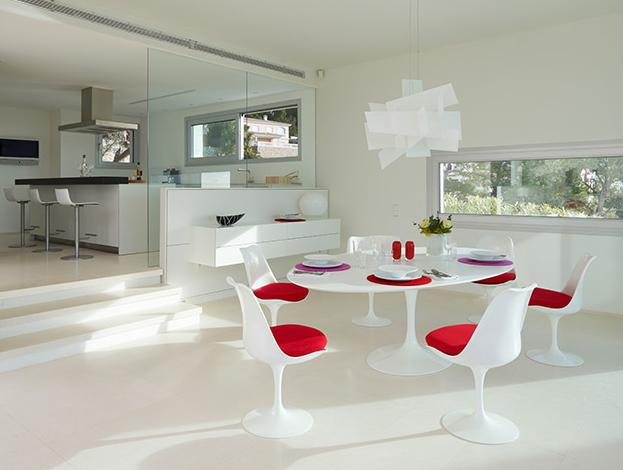
%> input picture Deliverable 2/Laboratory 2 - Edges and contours/images/sillas.jpg, 623 x 470 px
$ octave practicum2_1_2.m   (GNU Octave 9; MATLAB toolbox functions it lacks are replaced by stand-ins)
%> lines starting %> are read from the running program, lines starting %| are printed output that depends on the picture
% 1.2 displaying color images

% read sillas.jpg
sillas = imread('images/sillas.jpg');
%> sillas is the input picture: size 470x623x3 uint8; mean R, G, B 178.6, 177.7, 167.2

% read different channels and display them
red_sillas = sillas(:,:,1);
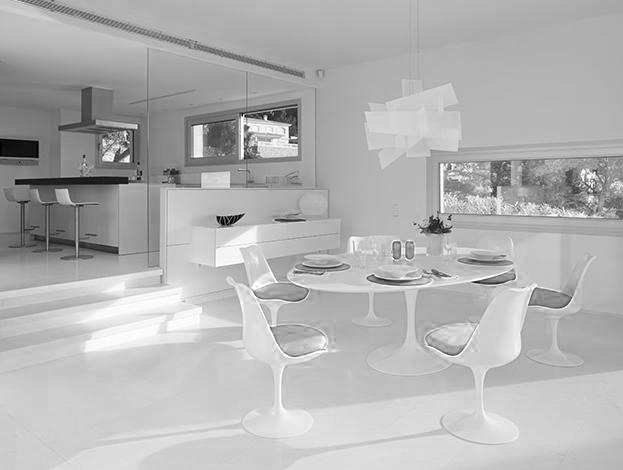
%> red_sillas: size 470x623 uint8; min 0, max 255, mean 178.6
figure, imshow(red_sillas)
imwrite(red_sillas, 'red_sillas.jpg','jpg')
green_sillas = sillas(:,:,2);
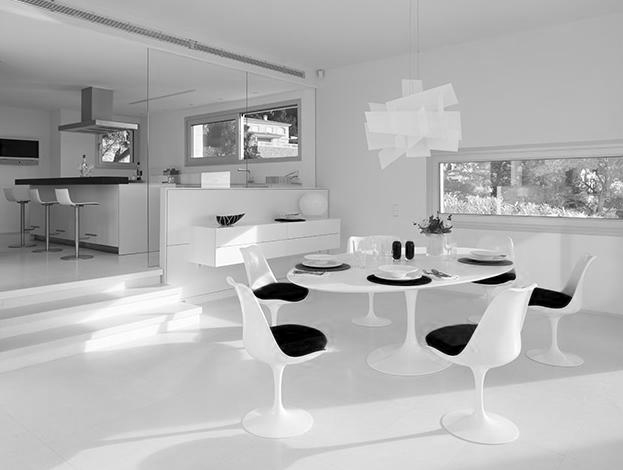
%> green_sillas: size 470x623 uint8; min 0, max 255, mean 177.7
figure, imshow(green_sillas)
imwrite(green_sillas, 'green_sillas.jpg','jpg')
blue_sillas = sillas(:,:,3);
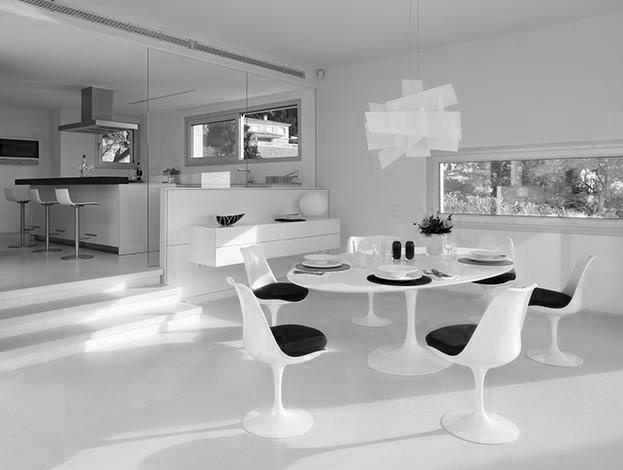
%> blue_sillas: size 470x623 uint8; min 0, max 255, mean 167.2
figure, imshow(blue_sillas)
imwrite(blue_sillas, 'blue_sillas.jpg','jpg')

%interchange channels
interchanged = cat(3, green_sillas, blue_sillas, red_sillas);
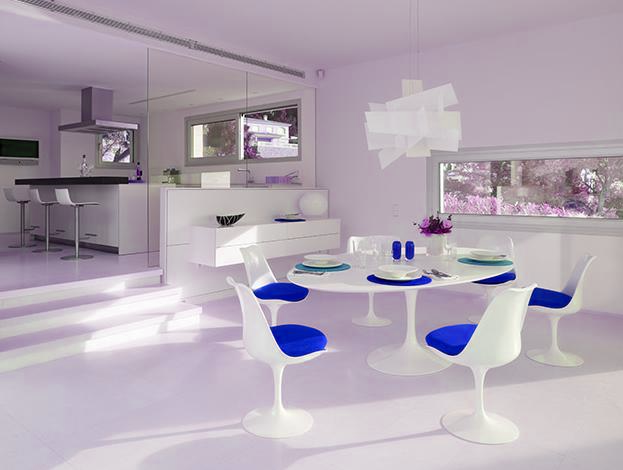
%> interchanged: size 470x623x3 uint8; mean R, G, B 177.7, 167.2, 178.6
figure, imshow(interchanged)
imwrite(interchanged, 'interchanged.jpg','jpg')

%multiply one channel by 0. In this case, the red one
green_sillas = green_sillas*0;
%> green_sillas: size 470x623 uint8; every value is 0
final_image=cat(3, red_sillas, green_sillas, blue_sillas);
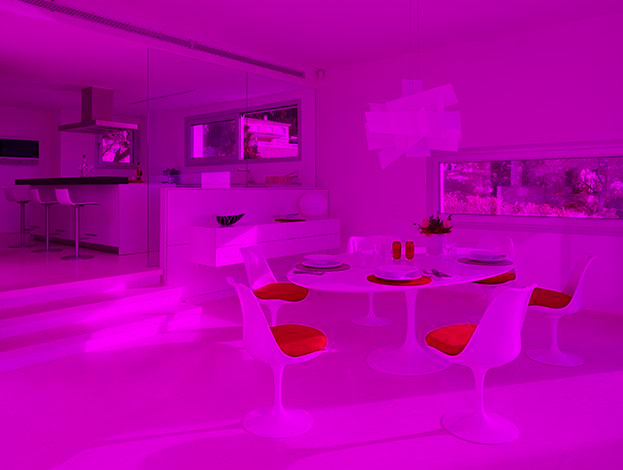
%> final_image: size 470x623x3 uint8; mean R, G, B 178.6, 0, 167.2
figure, imshow(final_image)
imwrite(final_image, 'final_image_mult0.jpg','jpg')

$ run again, with Deliverable 2/Laboratory 2 - Edges and contours/images/dog.jpg copied over Deliverable 2/Laboratory 2 - Edges and contours/images/sillas.jpg
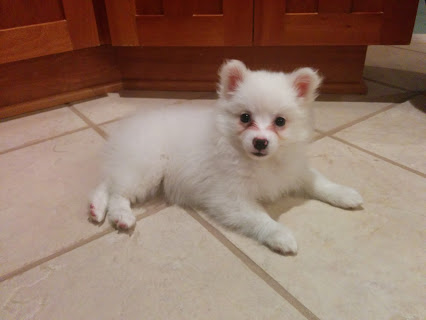
%> input picture Deliverable 2/Laboratory 2 - Edges and contours/images/dog.jpg, 426 x 320 px
%> sillas is the input picture: size 320x426x3 uint8; mean R, G, B 148.4, 121.1, 106.2
%> `interchanged = cat(3, green_sillas, blue_sillas, red_sillas);`:
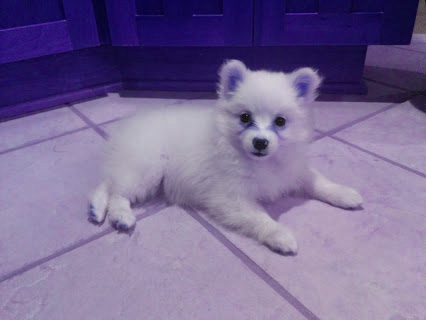
%> interchanged: size 320x426x3 uint8; mean R, G, B 121.1, 106.2, 148.4
%> `final_image=cat(3, red_sillas, green_sillas, blue_sillas);`:
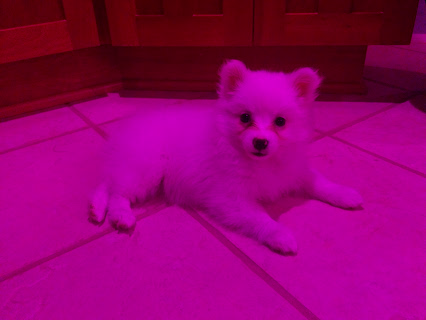
%> final_image: size 320x426x3 uint8; mean R, G, B 148.4, 0, 106.2
